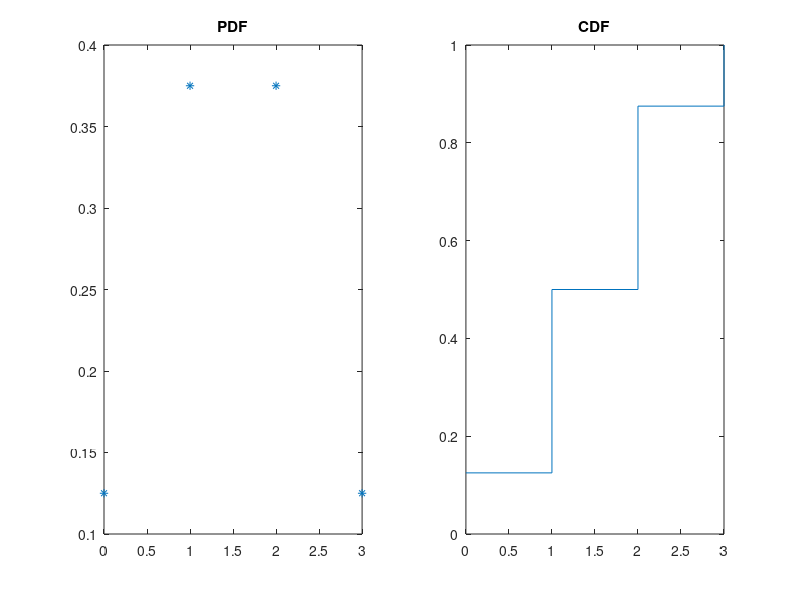

This chart was generated by the following MATLAB code:
pkg load statistics;

n=3;
p=0.5;
x=[0, 1, 2, 3];

#{
a) It is a binomial distribution 

PDF
  0       1       2       3
0.125   0.375   0.375   0.125

#}

subplot(1, 2, 1);
plot(x, binopdf(x, n, p), '*');
title("PDF");

#{

b) Cummulative distribution function:

  0       1       2       3
0.125    0.5   0.875      1


#}

subplot(1, 2, 2);
stairs(x, binocdf(x, n, p));
title("CDF");

# c)
disp("c)")
pdf = binopdf(x, n, p);
cdf = binocdf(x, n, p);
disp(cdf(1))
disp(pdf(1) + pdf(3) + pdf(4))


